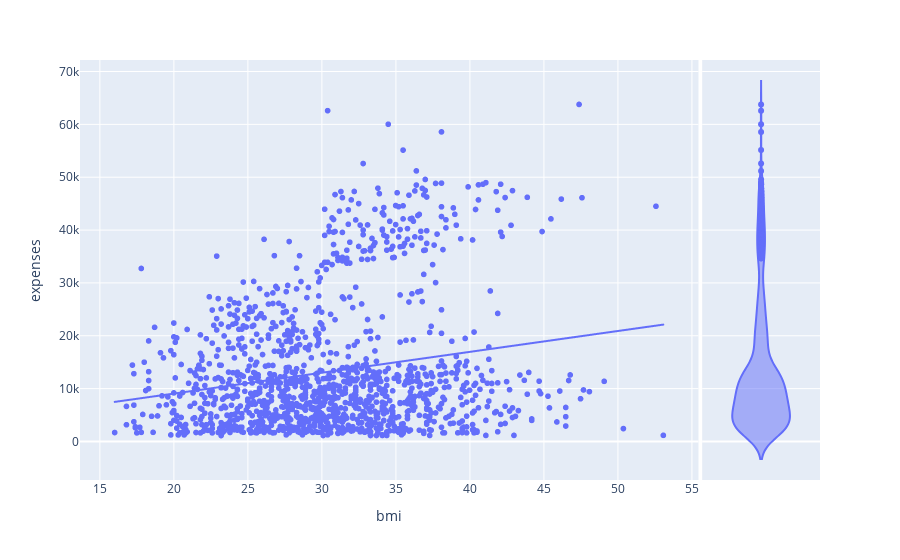

Notebook source saved alongside this figure:
### Code cell
# Relationship between bmi and expenses 
px.scatter(data, y = 'expenses', x = 'bmi', marginal_y = 'violin', trendline = 'ols')

### Figure 1 — Plotly figure (JSON) as saved in the notebook; plotly's stock layout.template omitted (floating-point values rounded to 4 significant figures; data arrays with more than 128 entries replaced by an {"elided": "..."} marker saying what was removed)
{"data": [{"hovertemplate": "bmi=%{x}<br>expenses=%{y}<extra></extra>", "legendgroup": "", "marker": {"color": "#636efa", "symbol": "circle"}, "mode": "markers", "name": "", "showlegend": false, "type": "scattergl", "x": {"elided": "1338 float values"}, "xaxis": "x", "y": {"elided": "1338 float values"}, "yaxis": "y"}, {"alignmentgroup": "True", "hovertemplate": "expenses=%{y}<extra></extra>", "legendgroup": "", "marker": {"color": "#636efa", "symbol": "circle"}, "name": "", "offsetgroup": "", "scalegroup": "y", "showlegend": false, "type": "violin", "xaxis": "x2", "y": {"elided": "1338 float values"}, "yaxis": "y2"}, {"hovertemplate": "<b>OLS trendline</b><br>expenses = 394.328 * bmi + 1178.18<br>R<sup>2</sup>=0.039433<br><br>bmi=%{x}<br>expenses=%{y} <b>(trend)</b><extra></extra>", "legendgroup": "", "marker": {"color": "#636efa", "symbol": "circle"}, "mode": "lines", "name": "", "showlegend": false, "type": "scattergl", "x": {"elided": "1338 float values"}, "xaxis": "x", "y": {"elided": "1338 float values"}, "yaxis": "y"}], "layout": {"legend": {"tracegroupgap": 0}, "margin": {"t": 60}, "xaxis": {"anchor": "y", "domain": [0, 0.8358], "title": {"text": "bmi"}}, "xaxis2": {"anchor": "y2", "domain": [0.8408, 1], "matches": "x2", "showgrid": false, "showline": false, "showticklabels": false, "ticks": ""}, "yaxis": {"anchor": "x", "domain": [0, 1], "title": {"text": "expenses"}}, "yaxis2": {"anchor": "x2", "domain": [0, 1], "matches": "y", "showgrid": true, "showticklabels": false}}}
